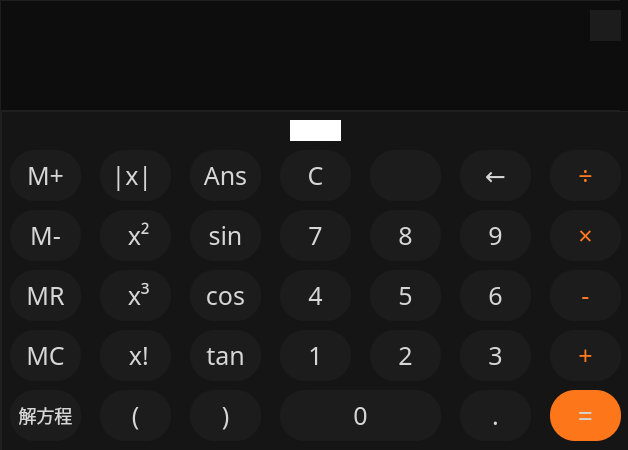
<?xml version="1.0" encoding="UTF-8"?>
<ui version="4.0">
 <class>form</class>
 <widget class="QWidget" name="form">
  <property name="geometry">
   <rect>
    <x>0</x>
    <y>0</y>
    <width>628</width>
    <height>450</height>
   </rect>
  </property>
  <property name="font">
   <font>
    <family>ISOCP2</family>
   </font>
  </property>
  <property name="windowTitle">
   <string>计算器by娄卫健</string>
  </property>
  <property name="styleSheet">
   <string notr="true">QPushButton {background-color: rgb(29,28,28);
    color: rgb(214,214,214) ;
    font-size:25px ;
 	border:none;
	border-radius:25px
}
QWidget{border:none;
}</string>
  </property>
  <widget class="QPushButton" name="bt7">
   <property name="geometry">
    <rect>
     <x>280</x>
     <y>210</y>
     <width>71</width>
     <height>51</height>
    </rect>
   </property>
   <property name="font">
    <font>
     <family>黑体</family>
     <pointsize>-1</pointsize>
    </font>
   </property>
   <property name="text">
    <string>7</string>
   </property>
  </widget>
  <widget class="QPushButton" name="bt4">
   <property name="geometry">
    <rect>
     <x>280</x>
     <y>270</y>
     <width>71</width>
     <height>51</height>
    </rect>
   </property>
   <property name="font">
    <font>
     <family>黑体</family>
     <pointsize>-1</pointsize>
    </font>
   </property>
   <property name="text">
    <string>4</string>
   </property>
  </widget>
  <widget class="QPushButton" name="bt1">
   <property name="geometry">
    <rect>
     <x>280</x>
     <y>330</y>
     <width>71</width>
     <height>51</height>
    </rect>
   </property>
   <property name="font">
    <font>
     <family>黑体</family>
     <pointsize>-1</pointsize>
    </font>
   </property>
   <property name="text">
    <string>1</string>
   </property>
  </widget>
  <widget class="QPushButton" name="bt8">
   <property name="geometry">
    <rect>
     <x>370</x>
     <y>210</y>
     <width>71</width>
     <height>51</height>
    </rect>
   </property>
   <property name="font">
    <font>
     <family>黑体</family>
     <pointsize>-1</pointsize>
    </font>
   </property>
   <property name="text">
    <string>8</string>
   </property>
  </widget>
  <widget class="QPushButton" name="bt5">
   <property name="geometry">
    <rect>
     <x>370</x>
     <y>270</y>
     <width>71</width>
     <height>51</height>
    </rect>
   </property>
   <property name="font">
    <font>
     <family>黑体</family>
     <pointsize>-1</pointsize>
    </font>
   </property>
   <property name="text">
    <string>5</string>
   </property>
  </widget>
  <widget class="QPushButton" name="bt2">
   <property name="geometry">
    <rect>
     <x>370</x>
     <y>330</y>
     <width>71</width>
     <height>51</height>
    </rect>
   </property>
   <property name="font">
    <font>
     <family>黑体</family>
     <pointsize>-1</pointsize>
    </font>
   </property>
   <property name="text">
    <string>2</string>
   </property>
  </widget>
  <widget class="QPushButton" name="bt9">
   <property name="geometry">
    <rect>
     <x>460</x>
     <y>210</y>
     <width>71</width>
     <height>51</height>
    </rect>
   </property>
   <property name="font">
    <font>
     <family>黑体</family>
     <pointsize>-1</pointsize>
    </font>
   </property>
   <property name="text">
    <string>9</string>
   </property>
  </widget>
  <widget class="QPushButton" name="bt6">
   <property name="geometry">
    <rect>
     <x>460</x>
     <y>270</y>
     <width>71</width>
     <height>51</height>
    </rect>
   </property>
   <property name="font">
    <font>
     <family>黑体</family>
     <pointsize>-1</pointsize>
    </font>
   </property>
   <property name="text">
    <string>6</string>
   </property>
  </widget>
  <widget class="QPushButton" name="bt3">
   <property name="geometry">
    <rect>
     <x>460</x>
     <y>330</y>
     <width>71</width>
     <height>51</height>
    </rect>
   </property>
   <property name="font">
    <font>
     <family>黑体</family>
     <pointsize>-1</pointsize>
    </font>
   </property>
   <property name="text">
    <string>3</string>
   </property>
  </widget>
  <widget class="QPushButton" name="btjia">
   <property name="geometry">
    <rect>
     <x>550</x>
     <y>330</y>
     <width>71</width>
     <height>51</height>
    </rect>
   </property>
   <property name="font">
    <font>
     <family>黑体</family>
     <pointsize>-1</pointsize>
    </font>
   </property>
   <property name="styleSheet">
    <string notr="true">QPushButton {color: rgb(255,121,32) ;}</string>
   </property>
   <property name="text">
    <string>+</string>
   </property>
  </widget>
  <widget class="QPushButton" name="btjian">
   <property name="geometry">
    <rect>
     <x>550</x>
     <y>270</y>
     <width>71</width>
     <height>51</height>
    </rect>
   </property>
   <property name="font">
    <font>
     <family>黑体</family>
     <pointsize>-1</pointsize>
    </font>
   </property>
   <property name="styleSheet">
    <string notr="true">QPushButton {color: rgb(255,121,32) ;}</string>
   </property>
   <property name="text">
    <string>-</string>
   </property>
  </widget>
  <widget class="QPushButton" name="btcheng">
   <property name="geometry">
    <rect>
     <x>550</x>
     <y>210</y>
     <width>71</width>
     <height>51</height>
    </rect>
   </property>
   <property name="font">
    <font>
     <family>黑体</family>
     <pointsize>-1</pointsize>
    </font>
   </property>
   <property name="styleSheet">
    <string notr="true">QPushButton {color: rgb(255,121,32) ;}</string>
   </property>
   <property name="text">
    <string>×</string>
   </property>
  </widget>
  <widget class="QPushButton" name="btchu">
   <property name="geometry">
    <rect>
     <x>550</x>
     <y>150</y>
     <width>71</width>
     <height>51</height>
    </rect>
   </property>
   <property name="font">
    <font>
     <family>黑体</family>
     <pointsize>-1</pointsize>
    </font>
   </property>
   <property name="styleSheet">
    <string notr="true">QPushButton {color: rgb(255,121,32) ;}</string>
   </property>
   <property name="text">
    <string>÷</string>
   </property>
  </widget>
  <widget class="QPushButton" name="btdeng">
   <property name="geometry">
    <rect>
     <x>550</x>
     <y>390</y>
     <width>71</width>
     <height>51</height>
    </rect>
   </property>
   <property name="font">
    <font>
     <pointsize>-1</pointsize>
    </font>
   </property>
   <property name="styleSheet">
    <string notr="true">QPushButton { background-color: rgb(254,118,26);
    color: rgb(213,213,213) ;
    font-size:25px;
}</string>
   </property>
   <property name="text">
    <string>=</string>
   </property>
  </widget>
  <widget class="QPushButton" name="bt0">
   <property name="geometry">
    <rect>
     <x>280</x>
     <y>390</y>
     <width>161</width>
     <height>51</height>
    </rect>
   </property>
   <property name="font">
    <font>
     <family>黑体</family>
     <pointsize>-1</pointsize>
    </font>
   </property>
   <property name="text">
    <string>0</string>
   </property>
  </widget>
  <widget class="QPushButton" name="btdian">
   <property name="geometry">
    <rect>
     <x>460</x>
     <y>390</y>
     <width>71</width>
     <height>51</height>
    </rect>
   </property>
   <property name="font">
    <font>
     <family>黑体</family>
     <pointsize>-1</pointsize>
    </font>
   </property>
   <property name="text">
    <string>.</string>
   </property>
  </widget>
  <widget class="QLineEdit" name="xianshi">
   <property name="geometry">
    <rect>
     <x>0</x>
     <y>0</y>
     <width>621</width>
     <height>111</height>
    </rect>
   </property>
   <property name="font">
    <font>
     <family>Arial</family>
     <pointsize>-1</pointsize>
     <weight>50</weight>
     <bold>false</bold>
    </font>
   </property>
   <property name="focusPolicy">
    <enum>Qt::NoFocus</enum>
   </property>
   <property name="layoutDirection">
    <enum>Qt::RightToLeft</enum>
   </property>
   <property name="styleSheet">
    <string notr="true">QLineEdit { background-color: rgb(13,13,13);
	color: rgb(184,184,184) ;
    font-size:30px;
    border:1px solid rgb(31,31,31);

}</string>
   </property>
   <property name="maxLength">
    <number>30</number>
   </property>
   <property name="frame">
    <bool>true</bool>
   </property>
   <property name="echoMode">
    <enum>QLineEdit::Normal</enum>
   </property>
   <property name="alignment">
    <set>Qt::AlignRight|Qt::AlignTrailing|Qt::AlignVCenter</set>
   </property>
   <property name="dragEnabled">
    <bool>true</bool>
   </property>
   <property name="readOnly">
    <bool>true</bool>
   </property>
   <property name="placeholderText">
    <string/>
   </property>
   <property name="cursorMoveStyle">
    <enum>Qt::VisualMoveStyle</enum>
   </property>
   <property name="clearButtonEnabled">
    <bool>false</bool>
   </property>
  </widget>
  <widget class="QPushButton" name="btc">
   <property name="geometry">
    <rect>
     <x>280</x>
     <y>150</y>
     <width>71</width>
     <height>51</height>
    </rect>
   </property>
   <property name="font">
    <font>
     <family>黑体</family>
     <pointsize>-1</pointsize>
    </font>
   </property>
   <property name="text">
    <string>C</string>
   </property>
  </widget>
  <widget class="QPushButton" name="bttui">
   <property name="geometry">
    <rect>
     <x>460</x>
     <y>150</y>
     <width>71</width>
     <height>51</height>
    </rect>
   </property>
   <property name="font">
    <font>
     <family>黑体</family>
     <pointsize>-1</pointsize>
    </font>
   </property>
   <property name="styleSheet">
    <string notr="true">QpushiButton{background-image:url(button.png);
background-color:none}</string>
   </property>
   <property name="text">
    <string>←</string>
   </property>
  </widget>
  <widget class="QPushButton" name="btyan">
   <property name="geometry">
    <rect>
     <x>370</x>
     <y>150</y>
     <width>71</width>
     <height>51</height>
    </rect>
   </property>
   <property name="styleSheet">
    <string notr="true">QPushButton {background-image: url(sqrt2.png);
	color:none;
}</string>
   </property>
   <property name="text">
    <string/>
   </property>
  </widget>
  <widget class="QLineEdit" name="beijing">
   <property name="geometry">
    <rect>
     <x>290</x>
     <y>120</y>
     <width>51</width>
     <height>21</height>
    </rect>
   </property>
   <property name="styleSheet">
    <string notr="true">QLineEdit {background-image: url(back3.png);
	color: rgb(182,182,182) ;
    font-size:30px;
	border:none;

}</string>
   </property>
   <property name="readOnly">
    <bool>true</bool>
   </property>
   <property name="clearButtonEnabled">
    <bool>false</bool>
   </property>
  </widget>
  <widget class="QPushButton" name="btmenu">
   <property name="geometry">
    <rect>
     <x>590</x>
     <y>10</y>
     <width>31</width>
     <height>31</height>
    </rect>
   </property>
   <property name="styleSheet">
    <string notr="true">QPushButton {background-image:url(back4.png);
color: rgb(255,121,32) ;}</string>
   </property>
   <property name="text">
    <string/>
   </property>
  </widget>
  <widget class="QLineEdit" name="beijing2">
   <property name="geometry">
    <rect>
     <x>620</x>
     <y>0</y>
     <width>21</width>
     <height>111</height>
    </rect>
   </property>
   <property name="font">
    <font>
     <family>Arial</family>
     <pointsize>-1</pointsize>
     <weight>50</weight>
     <bold>false</bold>
    </font>
   </property>
   <property name="focusPolicy">
    <enum>Qt::NoFocus</enum>
   </property>
   <property name="layoutDirection">
    <enum>Qt::RightToLeft</enum>
   </property>
   <property name="styleSheet">
    <string notr="true">QLineEdit { background-color: rgb(13,13,13);
	color: rgb(79,79,79) ;
    font-size:30px;
    border:none;

}</string>
   </property>
   <property name="maxLength">
    <number>18</number>
   </property>
   <property name="frame">
    <bool>true</bool>
   </property>
   <property name="echoMode">
    <enum>QLineEdit::Normal</enum>
   </property>
   <property name="alignment">
    <set>Qt::AlignRight|Qt::AlignTrailing|Qt::AlignVCenter</set>
   </property>
   <property name="dragEnabled">
    <bool>true</bool>
   </property>
   <property name="readOnly">
    <bool>true</bool>
   </property>
   <property name="placeholderText">
    <string/>
   </property>
   <property name="cursorMoveStyle">
    <enum>Qt::VisualMoveStyle</enum>
   </property>
   <property name="clearButtonEnabled">
    <bool>false</bool>
   </property>
  </widget>
  <widget class="QPushButton" name="btans">
   <property name="geometry">
    <rect>
     <x>190</x>
     <y>150</y>
     <width>71</width>
     <height>51</height>
    </rect>
   </property>
   <property name="font">
    <font>
     <family>黑体</family>
     <pointsize>-1</pointsize>
    </font>
   </property>
   <property name="text">
    <string>Ans</string>
   </property>
  </widget>
  <widget class="QPushButton" name="btjue">
   <property name="geometry">
    <rect>
     <x>100</x>
     <y>150</y>
     <width>71</width>
     <height>51</height>
    </rect>
   </property>
   <property name="font">
    <font>
     <family>黑体</family>
     <pointsize>-1</pointsize>
    </font>
   </property>
   <property name="text">
    <string>	  |x|  |</string>
   </property>
  </widget>
  <widget class="QPushButton" name="btsin">
   <property name="geometry">
    <rect>
     <x>190</x>
     <y>210</y>
     <width>71</width>
     <height>51</height>
    </rect>
   </property>
   <property name="font">
    <font>
     <family>黑体</family>
     <pointsize>-1</pointsize>
    </font>
   </property>
   <property name="text">
    <string>sin</string>
   </property>
  </widget>
  <widget class="QPushButton" name="btping">
   <property name="geometry">
    <rect>
     <x>100</x>
     <y>210</y>
     <width>71</width>
     <height>51</height>
    </rect>
   </property>
   <property name="font">
    <font>
     <family>黑体</family>
     <pointsize>-1</pointsize>
    </font>
   </property>
   <property name="text">
    <string> x²</string>
   </property>
  </widget>
  <widget class="QPushButton" name="btcos">
   <property name="geometry">
    <rect>
     <x>190</x>
     <y>270</y>
     <width>71</width>
     <height>51</height>
    </rect>
   </property>
   <property name="font">
    <font>
     <family>黑体</family>
     <pointsize>-1</pointsize>
    </font>
   </property>
   <property name="text">
    <string>cos</string>
   </property>
  </widget>
  <widget class="QPushButton" name="btsan">
   <property name="geometry">
    <rect>
     <x>100</x>
     <y>270</y>
     <width>71</width>
     <height>51</height>
    </rect>
   </property>
   <property name="font">
    <font>
     <family>黑体</family>
     <pointsize>-1</pointsize>
    </font>
   </property>
   <property name="text">
    <string> x³</string>
   </property>
  </widget>
  <widget class="QPushButton" name="bttan">
   <property name="geometry">
    <rect>
     <x>190</x>
     <y>330</y>
     <width>71</width>
     <height>51</height>
    </rect>
   </property>
   <property name="font">
    <font>
     <family>黑体</family>
     <pointsize>-1</pointsize>
    </font>
   </property>
   <property name="text">
    <string>tan</string>
   </property>
  </widget>
  <widget class="QPushButton" name="btjie">
   <property name="geometry">
    <rect>
     <x>100</x>
     <y>330</y>
     <width>71</width>
     <height>51</height>
    </rect>
   </property>
   <property name="font">
    <font>
     <family>黑体</family>
     <pointsize>-1</pointsize>
    </font>
   </property>
   <property name="text">
    <string> x!</string>
   </property>
  </widget>
  <widget class="QPushButton" name="bty">
   <property name="geometry">
    <rect>
     <x>190</x>
     <y>390</y>
     <width>71</width>
     <height>51</height>
    </rect>
   </property>
   <property name="font">
    <font>
     <family>黑体</family>
     <pointsize>-1</pointsize>
    </font>
   </property>
   <property name="text">
    <string>)</string>
   </property>
  </widget>
  <widget class="QPushButton" name="btz">
   <property name="geometry">
    <rect>
     <x>100</x>
     <y>390</y>
     <width>71</width>
     <height>51</height>
    </rect>
   </property>
   <property name="font">
    <font>
     <family>黑体</family>
     <pointsize>-1</pointsize>
    </font>
   </property>
   <property name="text">
    <string>(</string>
   </property>
  </widget>
  <widget class="QLineEdit" name="xianshi2">
   <property name="geometry">
    <rect>
     <x>660</x>
     <y>240</y>
     <width>561</width>
     <height>111</height>
    </rect>
   </property>
   <property name="font">
    <font>
     <family>Arial</family>
     <pointsize>-1</pointsize>
     <weight>50</weight>
     <bold>false</bold>
    </font>
   </property>
   <property name="focusPolicy">
    <enum>Qt::NoFocus</enum>
   </property>
   <property name="layoutDirection">
    <enum>Qt::RightToLeft</enum>
   </property>
   <property name="styleSheet">
    <string notr="true">QLineEdit { background-color: rgb(13,13,13);
	color: rgb(184,184,184) ;
    font-size:30px;
    border:1px solid rgb(31,31,31);

}</string>
   </property>
   <property name="maxLength">
    <number>18</number>
   </property>
   <property name="frame">
    <bool>true</bool>
   </property>
   <property name="echoMode">
    <enum>QLineEdit::Normal</enum>
   </property>
   <property name="alignment">
    <set>Qt::AlignRight|Qt::AlignTrailing|Qt::AlignVCenter</set>
   </property>
   <property name="dragEnabled">
    <bool>true</bool>
   </property>
   <property name="readOnly">
    <bool>true</bool>
   </property>
   <property name="placeholderText">
    <string/>
   </property>
   <property name="cursorMoveStyle">
    <enum>Qt::VisualMoveStyle</enum>
   </property>
   <property name="clearButtonEnabled">
    <bool>false</bool>
   </property>
  </widget>
  <widget class="QPushButton" name="btshu">
   <property name="geometry">
    <rect>
     <x>100</x>
     <y>450</y>
     <width>71</width>
     <height>51</height>
    </rect>
   </property>
   <property name="font">
    <font>
     <family>黑体</family>
     <pointsize>-1</pointsize>
    </font>
   </property>
   <property name="text">
    <string>输入</string>
   </property>
  </widget>
  <widget class="QPushButton" name="btxian">
   <property name="geometry">
    <rect>
     <x>190</x>
     <y>450</y>
     <width>71</width>
     <height>51</height>
    </rect>
   </property>
   <property name="font">
    <font>
     <family>黑体</family>
     <pointsize>-1</pointsize>
    </font>
   </property>
   <property name="text">
    <string>显示</string>
   </property>
  </widget>
  <widget class="QPushButton" name="btrt">
   <property name="geometry">
    <rect>
     <x>280</x>
     <y>450</y>
     <width>71</width>
     <height>51</height>
    </rect>
   </property>
   <property name="font">
    <font>
     <family>黑体</family>
     <pointsize>-1</pointsize>
    </font>
   </property>
   <property name="text">
    <string>rt</string>
   </property>
  </widget>
  <widget class="QPushButton" name="btpan">
   <property name="geometry">
    <rect>
     <x>370</x>
     <y>450</y>
     <width>71</width>
     <height>51</height>
    </rect>
   </property>
   <property name="font">
    <font>
     <family>黑体</family>
     <pointsize>-1</pointsize>
    </font>
   </property>
   <property name="text">
    <string>pan</string>
   </property>
  </widget>
  <widget class="QPushButton" name="btm1">
   <property name="geometry">
    <rect>
     <x>10</x>
     <y>150</y>
     <width>71</width>
     <height>51</height>
    </rect>
   </property>
   <property name="font">
    <font>
     <family>黑体</family>
     <pointsize>-1</pointsize>
    </font>
   </property>
   <property name="text">
    <string>M+</string>
   </property>
  </widget>
  <widget class="QPushButton" name="btm2">
   <property name="geometry">
    <rect>
     <x>10</x>
     <y>210</y>
     <width>71</width>
     <height>51</height>
    </rect>
   </property>
   <property name="font">
    <font>
     <family>黑体</family>
     <pointsize>-1</pointsize>
    </font>
   </property>
   <property name="text">
    <string>M-</string>
   </property>
  </widget>
  <widget class="QPushButton" name="btm3">
   <property name="geometry">
    <rect>
     <x>10</x>
     <y>270</y>
     <width>71</width>
     <height>51</height>
    </rect>
   </property>
   <property name="font">
    <font>
     <family>黑体</family>
     <pointsize>-1</pointsize>
    </font>
   </property>
   <property name="text">
    <string>MR</string>
   </property>
  </widget>
  <widget class="QPushButton" name="btm4">
   <property name="geometry">
    <rect>
     <x>10</x>
     <y>330</y>
     <width>71</width>
     <height>51</height>
    </rect>
   </property>
   <property name="font">
    <font>
     <family>黑体</family>
     <pointsize>-1</pointsize>
    </font>
   </property>
   <property name="text">
    <string>MC</string>
   </property>
  </widget>
  <widget class="QPushButton" name="bts">
   <property name="geometry">
    <rect>
     <x>10</x>
     <y>390</y>
     <width>71</width>
     <height>51</height>
    </rect>
   </property>
   <property name="font">
    <font>
     <family>黑体</family>
     <pointsize>-1</pointsize>
    </font>
   </property>
   <property name="styleSheet">
    <string notr="true">QPushButton{font-size:18px}</string>
   </property>
   <property name="text">
    <string>解方程</string>
   </property>
  </widget>
  <widget class="QPushButton" name="bt3_7">
   <property name="geometry">
    <rect>
     <x>10</x>
     <y>450</y>
     <width>71</width>
     <height>51</height>
    </rect>
   </property>
   <property name="font">
    <font>
     <family>黑体</family>
     <pointsize>-1</pointsize>
    </font>
   </property>
   <property name="text">
    <string/>
   </property>
  </widget>
  <widget class="QLineEdit" name="beijing1">
   <property name="geometry">
    <rect>
     <x>0</x>
     <y>110</y>
     <width>641</width>
     <height>451</height>
    </rect>
   </property>
   <property name="styleSheet">
    <string notr="true">QLineEdit {background-color: rgb(21,21,21);
	color: rgb(182,182,182) ;
    font-size:30px;
	border:2px solid rgb(31,31,31);

}</string>
   </property>
   <property name="readOnly">
    <bool>true</bool>
   </property>
   <property name="clearButtonEnabled">
    <bool>false</bool>
   </property>
  </widget>
  <widget class="QToolButton" name="toolButton">
   <property name="geometry">
    <rect>
     <x>190</x>
     <y>70</y>
     <width>37</width>
     <height>18</height>
    </rect>
   </property>
   <property name="text">
    <string/>
   </property>
  </widget>
  <zorder>beijing1</zorder>
  <zorder>xianshi</zorder>
  <zorder>bt7</zorder>
  <zorder>bt4</zorder>
  <zorder>bt1</zorder>
  <zorder>bt8</zorder>
  <zorder>bt5</zorder>
  <zorder>bt2</zorder>
  <zorder>bt9</zorder>
  <zorder>bt6</zorder>
  <zorder>bt3</zorder>
  <zorder>btjia</zorder>
  <zorder>btjian</zorder>
  <zorder>btcheng</zorder>
  <zorder>btchu</zorder>
  <zorder>btdeng</zorder>
  <zorder>bt0</zorder>
  <zorder>btdian</zorder>
  <zorder>bttui</zorder>
  <zorder>beijing</zorder>
  <zorder>beijing2</zorder>
  <zorder>btyan</zorder>
  <zorder>btans</zorder>
  <zorder>btjue</zorder>
  <zorder>btsin</zorder>
  <zorder>btping</zorder>
  <zorder>btcos</zorder>
  <zorder>btsan</zorder>
  <zorder>bttan</zorder>
  <zorder>btjie</zorder>
  <zorder>bty</zorder>
  <zorder>btz</zorder>
  <zorder>btc</zorder>
  <zorder>btmenu</zorder>
  <zorder>xianshi2</zorder>
  <zorder>btshu</zorder>
  <zorder>btxian</zorder>
  <zorder>btrt</zorder>
  <zorder>btpan</zorder>
  <zorder>btm1</zorder>
  <zorder>btm2</zorder>
  <zorder>btm3</zorder>
  <zorder>btm4</zorder>
  <zorder>bts</zorder>
  <zorder>bt3_7</zorder>
  <zorder>toolButton</zorder>
 </widget>
 <resources/>
 <connections/>
</ui>
